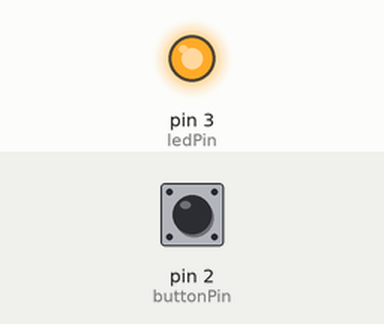
Bench run of a sketch on a simulated Arduino Uno, built with avr-gcc and run on an emulated ATmega328P. On the bench: output pins drawn as LEDs (lit = HIGH). Dashed ring = blinking. Inputs (shaded band) come from the test bench; at power-on: pin 2 (buttonPin) HIGH.

Above: at 1.2 s.
1.3 s: pin 2 (buttonPin) pulled LOW for 0.15 s
At 2.9 s:
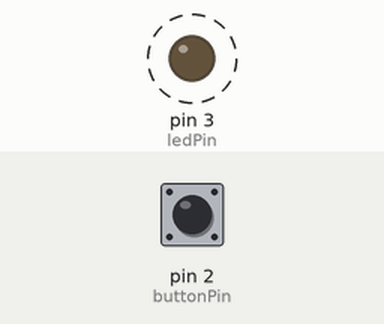
Timing chart, 0 to 10.4 s (numbered marks = the images above; inputs shaded):
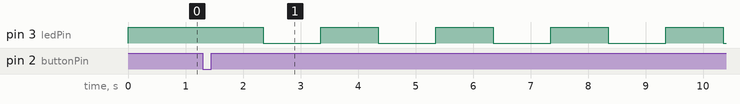

Measured:
- after the input at 1.3 s, pin 3 (ledPin): alternates HIGH for 1.0 s and LOW for 1.0 s, starting after 1.1 s

The sketch:

HW_3-2.ino
```cpp
// 腳位設定
const int ledPin = 3;       // LED燈設定於 D3 腳位
const int buttonPin = 2;    // 按鈕模組腳位 (請依實際接線調整，例如 D2)

// 模式變數：0:衡亮, 1:慢閃, 2:不快不慢閃, 3:快閃
int mode = 0;

// 按鈕防彈跳（Debounce）相關變數
int lastButtonState = HIGH;
int currentButtonState = HIGH;
unsigned long lastDebounceTime = 0;
const unsigned long debounceDelay = 50; // 防彈跳延遲時間 (ms)

// LED 閃爍時間控制變數
unsigned long lastBlinkTime = 0;
bool ledState = HIGH;

void setup() {
  pinMode(ledPin, OUTPUT);

  // 使用內部上拉電阻（未按下為 HIGH，按下為 LOW）
  // 若按鈕模組為高電位觸發，請依實際情況修正接點或改為 INPUT
  pinMode(buttonPin, INPUT_PULLUP);

  // 初始狀態：衡亮
  digitalWrite(ledPin, HIGH);
}

void loop() {
  // 1. 按鈕讀取與切換邏輯 (防彈跳)
  int reading = digitalRead(buttonPin);

  if (reading != lastButtonState) {
    lastDebounceTime = millis();
  }

  if ((millis() - lastDebounceTime) > debounceDelay) {
    if (reading != currentButtonState) {
      currentButtonState = reading;

      // 當按鈕被按下時 (LOW)
      if (currentButtonState == LOW) {
        // 模式切換：0 -> 1 -> 2 -> 3 -> 0 (第4下回到衡亮)
        mode = (mode + 1) % 4;

        // 切換模式時重置 LED 狀態
        ledState = HIGH;
        digitalWrite(ledPin, ledState);
        lastBlinkTime = millis();
      }
    }
  }
  lastButtonState = reading;

  // 2. 依據當前模式執行相應的 LED 燈狀態
  unsigned long currentMillis = millis();

  switch (mode) {
    case 0:
      // 模式 0：衡亮
      digitalWrite(ledPin, HIGH);
      break;

    case 1:
      // 模式 1：慢閃爍 (每 1000 ms 切換一次)[cite: 1]
      if (currentMillis - lastBlinkTime >= 1000) {
        lastBlinkTime = currentMillis;
        ledState = !ledState;
        digitalWrite(ledPin, ledState);
      }
      break;

    case 2:
      // 模式 2：不快不慢的閃爍 (每 400 ms 切換一次)[cite: 1]
      if (currentMillis - lastBlinkTime >= 400) {
        lastBlinkTime = currentMillis;
        ledState = !ledState;
        digitalWrite(ledPin, ledState);
      }
      break;

    case 3:
      // 模式 3：快閃爍 (每 100 ms 切換一次)[cite: 1]
      if (currentMillis - lastBlinkTime >= 100) {
        lastBlinkTime = currentMillis;
        ledState = !ledState;
        digitalWrite(ledPin, ledState);
      }
      break;
  }
}
```
